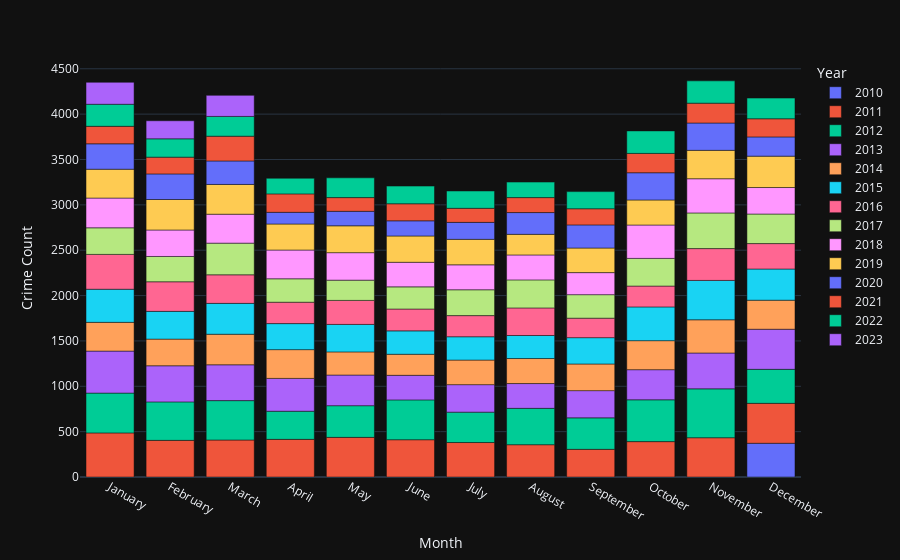

Write notebook code for a chart like this one.
### Markdown cell above
## Crimes per month

### Code cell
import calendar

df['Year'] = df['Month'].str[:4]
df['Month'] = pd.to_datetime(df['Month'], format='%Y-%m')
df = df.sort_values('Month')
df['Month'] = df['Month'].dt.month
df['Month'] = df['Month'].apply(lambda x: calendar.month_name[x])
grouped2 = df.groupby(['Year', 'Month']).size().reset_index(name='Count')

# create a bar graph with separate boxes for each year
fig = px.bar(grouped2, x='Month', y='Count', color='Year')
fig.update_layout(xaxis_title="Month", yaxis_title="Crime Count")
fig.update_xaxes(categoryorder='array', categoryarray= ['January', 'February', 'March', 'April', 'May', 'June', 'July', 'August', 'September', 'October', 'November', 'December'])
# show the plot
fig.show()

### Figure 1 — Plotly figure (JSON) as saved in the notebook; plotly's stock layout.template omitted (floating-point values rounded to 4 significant figures)
{"data": [{"alignmentgroup": "True", "hovertemplate": "Year=2010<br>Month=%{x}<br>Count=%{y}<extra></extra>", "legendgroup": "2010", "marker": {"color": "#636efa", "pattern": {"shape": ""}}, "name": "2010", "offsetgroup": "2010", "orientation": "v", "showlegend": true, "textposition": "auto", "x": ["December"], "xaxis": "x", "y": [372], "yaxis": "y", "type": "bar"}, {"alignmentgroup": "True", "hovertemplate": "Year=2011<br>Month=%{x}<br>Count=%{y}<extra></extra>", "legendgroup": "2011", "marker": {"color": "#EF553B", "pattern": {"shape": ""}}, "name": "2011", "offsetgroup": "2011", "orientation": "v", "showlegend": true, "textposition": "auto", "x": ["April", "August", "December", "February", "January", "July", "June", "March", "May", "November", "October", "September"], "xaxis": "x", "y": [415, 356, 440, 404, 486, 380, 411, 408, 437, 433, 390, 305], "yaxis": "y", "type": "bar"}, {"alignmentgroup": "True", "hovertemplate": "Year=2012<br>Month=%{x}<br>Count=%{y}<extra></extra>", "legendgroup": "2012", "marker": {"color": "#00cc96", "pattern": {"shape": ""}}, "name": "2012", "offsetgroup": "2012", "orientation": "v", "showlegend": true, "textposition": "auto", "x": ["April", "August", "December", "February", "January", "July", "June", "March", "May", "November", "October", "September"], "xaxis": "x", "y": [310, 401, 375, 424, 439, 335, 439, 434, 349, 539, 461, 347], "yaxis": "y", "type": "bar"}, {"alignmentgroup": "True", "hovertemplate": "Year=2013<br>Month=%{x}<br>Count=%{y}<extra></extra>", "legendgroup": "2013", "marker": {"color": "#ab63fa", "pattern": {"shape": ""}}, "name": "2013", "offsetgroup": "2013", "orientation": "v", "showlegend": true, "textposition": "auto", "x": ["April", "August", "December", "February", "January", "July", "June", "March", "May", "November", "October", "September"], "xaxis": "x", "y": [362, 273, 442, 398, 463, 303, 271, 395, 338, 395, 332, 300], "yaxis": "y", "type": "bar"}, {"alignmentgroup": "True", "hovertemplate": "Year=2014<br>Month=%{x}<br>Count=%{y}<extra></extra>", "legendgroup": "2014", "marker": {"color": "#FFA15A", "pattern": {"shape": ""}}, "name": "2014", "offsetgroup": "2014", "orientation": "v", "showlegend": true, "textposition": "auto", "x": ["April", "August", "December", "February", "January", "July", "June", "March", "May", "November", "October", "September"], "xaxis": "x", "y": [317, 276, 320, 294, 317, 271, 232, 337, 255, 366, 320, 294], "yaxis": "y", "type": "bar"}, {"alignmentgroup": "True", "hovertemplate": "Year=2015<br>Month=%{x}<br>Count=%{y}<extra></extra>", "legendgroup": "2015", "marker": {"color": "#19d3f3", "pattern": {"shape": ""}}, "name": "2015", "offsetgroup": "2015", "orientation": "v", "showlegend": true, "textposition": "auto", "x": ["April", "August", "December", "February", "January", "July", "June", "March", "May", "November", "October", "September"], "xaxis": "x", "y": [287, 254, 344, 306, 365, 257, 258, 340, 303, 434, 372, 290], "yaxis": "y", "type": "bar"}, {"alignmentgroup": "True", "hovertemplate": "Year=2016<br>Month=%{x}<br>Count=%{y}<extra></extra>", "legendgroup": "2016", "marker": {"color": "#FF6692", "pattern": {"shape": ""}}, "name": "2016", "offsetgroup": "2016", "orientation": "v", "showlegend": true, "textposition": "auto", "x": ["April", "August", "December", "February", "January", "July", "June", "March", "May", "November", "October", "September"], "xaxis": "x", "y": [236, 304, 280, 326, 384, 233, 241, 315, 265, 351, 230, 215], "yaxis": "y", "type": "bar"}, {"alignmentgroup": "True", "hovertemplate": "Year=2017<br>Month=%{x}<br>Count=%{y}<extra></extra>", "legendgroup": "2017", "marker": {"color": "#B6E880", "pattern": {"shape": ""}}, "name": "2017", "offsetgroup": "2017", "orientation": "v", "showlegend": true, "textposition": "auto", "x": ["April", "August", "December", "February", "January", "July", "June", "March", "May", "November", "October", "September"], "xaxis": "x", "y": [258, 309, 326, 279, 293, 285, 244, 349, 223, 393, 305, 259], "yaxis": "y", "type": "bar"}, {"alignmentgroup": "True", "hovertemplate": "Year=2018<br>Month=%{x}<br>Count=%{y}<extra></extra>", "legendgroup": "2018", "marker": {"color": "#FF97FF", "pattern": {"shape": ""}}, "name": "2018", "offsetgroup": "2018", "orientation": "v", "showlegend": true, "textposition": "auto", "x": ["April", "August", "December", "February", "January", "July", "June", "March", "May", "November", "October", "September"], "xaxis": "x", "y": [317, 275, 292, 292, 328, 275, 271, 319, 303, 377, 368, 243], "yaxis": "y", "type": "bar"}, {"alignmentgroup": "True", "hovertemplate": "Year=2019<br>Month=%{x}<br>Count=%{y}<extra></extra>", "legendgroup": "2019", "marker": {"color": "#FECB52", "pattern": {"shape": ""}}, "name": "2019", "offsetgroup": "2019", "orientation": "v", "showlegend": true, "textposition": "auto", "x": ["April", "August", "December", "February", "January", "July", "June", "March", "May", "November", "October", "September"], "xaxis": "x", "y": [287, 227, 346, 336, 318, 281, 290, 328, 296, 313, 276, 271], "yaxis": "y", "type": "bar"}, {"alignmentgroup": "True", "hovertemplate": "Year=2020<br>Month=%{x}<br>Count=%{y}<extra></extra>", "legendgroup": "2020", "marker": {"color": "#636efa", "pattern": {"shape": ""}}, "name": "2020", "offsetgroup": "2020", "orientation": "v", "showlegend": true, "textposition": "auto", "x": ["April", "August", "December", "February", "January", "July", "June", "March", "May", "November", "October", "September"], "xaxis": "x", "y": [129, 240, 212, 282, 280, 187, 167, 259, 160, 301, 300, 255], "yaxis": "y", "type": "bar"}, {"alignmentgroup": "True", "hovertemplate": "Year=2021<br>Month=%{x}<br>Count=%{y}<extra></extra>", "legendgroup": "2021", "marker": {"color": "#EF553B", "pattern": {"shape": ""}}, "name": "2021", "offsetgroup": "2021", "orientation": "v", "showlegend": true, "textposition": "auto", "x": ["April", "August", "December", "February", "January", "July", "June", "March", "May", "November", "October", "September"], "xaxis": "x", "y": [203, 165, 200, 185, 193, 155, 188, 273, 151, 219, 213, 178], "yaxis": "y", "type": "bar"}, {"alignmentgroup": "True", "hovertemplate": "Year=2022<br>Month=%{x}<br>Count=%{y}<extra></extra>", "legendgroup": "2022", "marker": {"color": "#00cc96", "pattern": {"shape": ""}}, "name": "2022", "offsetgroup": "2022", "orientation": "v", "showlegend": true, "textposition": "auto", "x": ["April", "August", "December", "February", "January", "July", "June", "March", "May", "November", "October", "September"], "xaxis": "x", "y": [172, 171, 228, 202, 243, 191, 195, 218, 218, 246, 248, 189], "yaxis": "y", "type": "bar"}, {"alignmentgroup": "True", "hovertemplate": "Year=2023<br>Month=%{x}<br>Count=%{y}<extra></extra>", "legendgroup": "2023", "marker": {"color": "#ab63fa", "pattern": {"shape": ""}}, "name": "2023", "offsetgroup": "2023", "orientation": "v", "showlegend": true, "textposition": "auto", "x": ["February", "January", "March"], "xaxis": "x", "y": [199, 242, 232], "yaxis": "y", "type": "bar"}], "layout": {"xaxis": {"anchor": "y", "domain": [0.0, 1.0], "title": {"text": "Month"}, "categoryorder": "array", "categoryarray": ["January", "February", "March", "April", "May", "June", "July", "August", "September", "October", "November", "December"]}, "yaxis": {"anchor": "x", "domain": [0.0, 1.0], "title": {"text": "Crime Count"}}, "legend": {"title": {"text": "Year"}, "tracegroupgap": 0}, "margin": {"t": 60}, "barmode": "relative"}}
